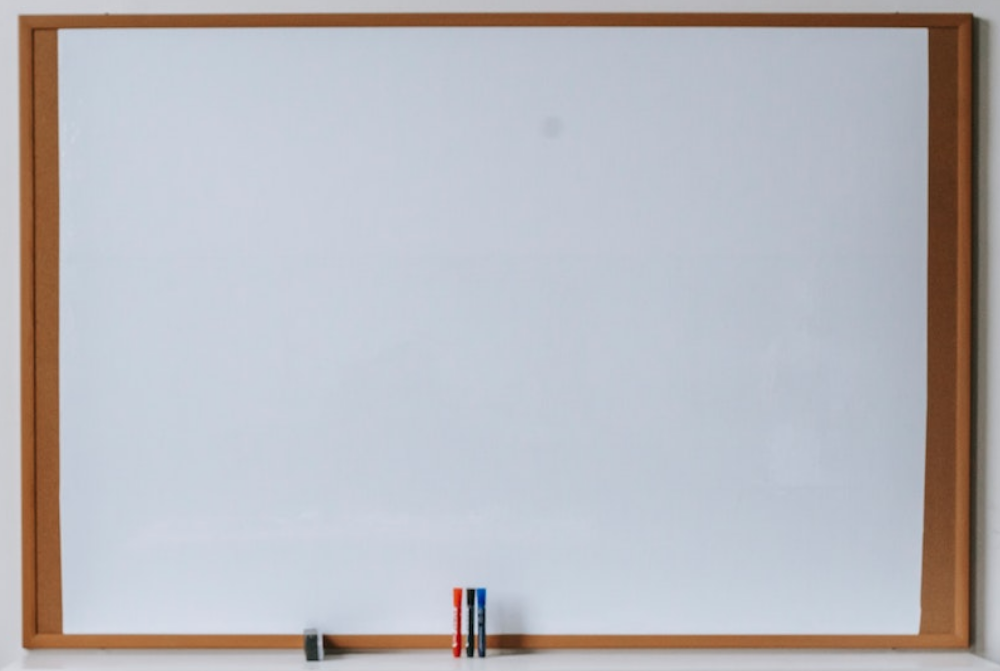
#> input picture 8-Drawing/whiteboard.png, 1000 x 671 px
$ python main.py
#> lines starting #> are read from the running program, lines starting #| are printed output that depends on the picture
import cv2

# Here we can draw some basic lines and polygons on an image

img = cv2.imread('whiteboard.png')
#> img is the input picture: shape (671, 1000, 3); mean B, G, R 189.1, 184, 184.2

# print(img.shape) # (height, width, color channels)

# Lines
cv2.line(img, (0,0), (100, 100), (155, 155, 155), 3) # updates original image

# Rectangle
cv2.rectangle(img, (200, 200), (400, 400), (0, 255, 0), -1)
# giving thichness = -1 gives a filled rectangle

# Circle
cv2.circle(img, (600, 400), 100, (255, 0, 0), 3)

# Text
cv2.putText(img, "Hello world", (550, 200), cv2.FONT_HERSHEY_SIMPLEX, 2, (255, 255, 0), 5)
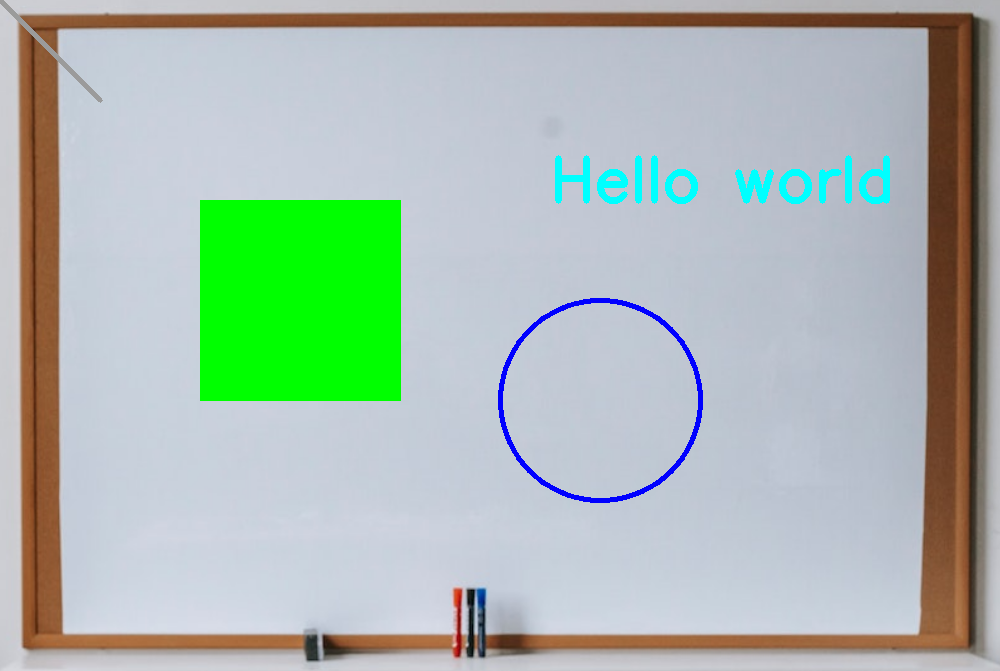
#> img: shape (671, 1000, 3); mean B, G, R 176.5, 186.4, 169.7

# These drawings are permanent changes to the image

cv2.imshow("Whiteboard", img)
cv2.waitKey(0)
